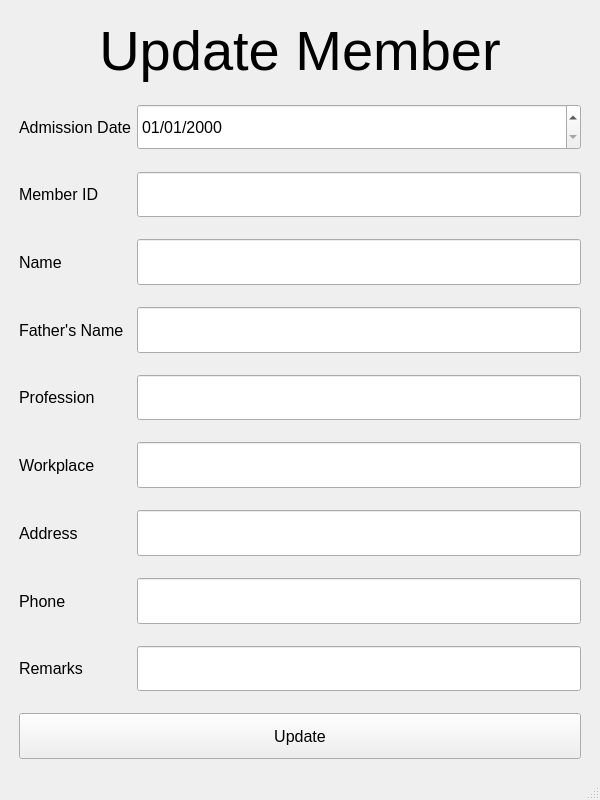
<?xml version="1.0" encoding="UTF-8"?>
<ui version="4.0">
 <class>MainWindow_update_member</class>
 <widget class="QMainWindow" name="MainWindow_update_member">
  <property name="geometry">
   <rect>
    <x>0</x>
    <y>0</y>
    <width>600</width>
    <height>800</height>
   </rect>
  </property>
  <property name="windowTitle">
   <string>Update Member</string>
  </property>
  <widget class="QWidget" name="centralwidget">
   <layout class="QGridLayout" name="gridLayout">
    <item row="1" column="2">
     <spacer name="horizontalSpacer">
      <property name="orientation">
       <enum>Qt::Horizontal</enum>
      </property>
      <property name="sizeType">
       <enum>QSizePolicy::Fixed</enum>
      </property>
      <property name="sizeHint" stdset="0">
       <size>
        <width>10</width>
        <height>20</height>
       </size>
      </property>
     </spacer>
    </item>
    <item row="1" column="0">
     <spacer name="horizontalSpacer_2">
      <property name="orientation">
       <enum>Qt::Horizontal</enum>
      </property>
      <property name="sizeType">
       <enum>QSizePolicy::Fixed</enum>
      </property>
      <property name="sizeHint" stdset="0">
       <size>
        <width>10</width>
        <height>20</height>
       </size>
      </property>
     </spacer>
    </item>
    <item row="1" column="1">
     <layout class="QFormLayout" name="formLayout">
      <item row="0" column="0" colspan="2">
       <widget class="QLabel" name="label_8">
        <property name="sizePolicy">
         <sizepolicy hsizetype="Expanding" vsizetype="Expanding">
          <horstretch>0</horstretch>
          <verstretch>0</verstretch>
         </sizepolicy>
        </property>
        <property name="font">
         <font>
          <pointsize>42</pointsize>
         </font>
        </property>
        <property name="text">
         <string>Update Member</string>
        </property>
        <property name="alignment">
         <set>Qt::AlignCenter</set>
        </property>
       </widget>
      </item>
      <item row="2" column="0">
       <widget class="QLabel" name="label">
        <property name="sizePolicy">
         <sizepolicy hsizetype="Expanding" vsizetype="Expanding">
          <horstretch>0</horstretch>
          <verstretch>0</verstretch>
         </sizepolicy>
        </property>
        <property name="font">
         <font>
          <pointsize>12</pointsize>
         </font>
        </property>
        <property name="text">
         <string>Admission Date</string>
        </property>
       </widget>
      </item>
      <item row="2" column="1">
       <widget class="QDateEdit" name="dateEdit">
        <property name="sizePolicy">
         <sizepolicy hsizetype="Expanding" vsizetype="Expanding">
          <horstretch>0</horstretch>
          <verstretch>0</verstretch>
         </sizepolicy>
        </property>
        <property name="font">
         <font>
          <pointsize>12</pointsize>
         </font>
        </property>
        <property name="displayFormat">
         <string>dd/MM/yyyy</string>
        </property>
       </widget>
      </item>
      <item row="4" column="0">
       <widget class="QLabel" name="label_9">
        <property name="sizePolicy">
         <sizepolicy hsizetype="Expanding" vsizetype="Expanding">
          <horstretch>0</horstretch>
          <verstretch>0</verstretch>
         </sizepolicy>
        </property>
        <property name="font">
         <font>
          <pointsize>12</pointsize>
         </font>
        </property>
        <property name="text">
         <string>Member ID</string>
        </property>
       </widget>
      </item>
      <item row="4" column="1">
       <widget class="QLineEdit" name="lineEdit_member_id">
        <property name="sizePolicy">
         <sizepolicy hsizetype="Expanding" vsizetype="Expanding">
          <horstretch>0</horstretch>
          <verstretch>0</verstretch>
         </sizepolicy>
        </property>
        <property name="font">
         <font>
          <pointsize>12</pointsize>
         </font>
        </property>
        <property name="readOnly">
         <bool>true</bool>
        </property>
       </widget>
      </item>
      <item row="6" column="0">
       <widget class="QLabel" name="label_2">
        <property name="sizePolicy">
         <sizepolicy hsizetype="Expanding" vsizetype="Expanding">
          <horstretch>0</horstretch>
          <verstretch>0</verstretch>
         </sizepolicy>
        </property>
        <property name="font">
         <font>
          <pointsize>12</pointsize>
         </font>
        </property>
        <property name="text">
         <string>Name</string>
        </property>
       </widget>
      </item>
      <item row="6" column="1">
       <widget class="QLineEdit" name="lineEdit_name">
        <property name="sizePolicy">
         <sizepolicy hsizetype="Expanding" vsizetype="Expanding">
          <horstretch>0</horstretch>
          <verstretch>0</verstretch>
         </sizepolicy>
        </property>
        <property name="font">
         <font>
          <pointsize>12</pointsize>
         </font>
        </property>
       </widget>
      </item>
      <item row="8" column="0">
       <widget class="QLabel" name="label_3">
        <property name="sizePolicy">
         <sizepolicy hsizetype="Expanding" vsizetype="Expanding">
          <horstretch>0</horstretch>
          <verstretch>0</verstretch>
         </sizepolicy>
        </property>
        <property name="font">
         <font>
          <pointsize>12</pointsize>
         </font>
        </property>
        <property name="text">
         <string>Father's Name</string>
        </property>
       </widget>
      </item>
      <item row="8" column="1">
       <widget class="QLineEdit" name="lineEdit_father_name">
        <property name="sizePolicy">
         <sizepolicy hsizetype="Expanding" vsizetype="Expanding">
          <horstretch>0</horstretch>
          <verstretch>0</verstretch>
         </sizepolicy>
        </property>
        <property name="font">
         <font>
          <pointsize>12</pointsize>
         </font>
        </property>
       </widget>
      </item>
      <item row="10" column="0">
       <widget class="QLabel" name="label_4">
        <property name="sizePolicy">
         <sizepolicy hsizetype="Expanding" vsizetype="Expanding">
          <horstretch>0</horstretch>
          <verstretch>0</verstretch>
         </sizepolicy>
        </property>
        <property name="font">
         <font>
          <pointsize>12</pointsize>
         </font>
        </property>
        <property name="text">
         <string>Profession</string>
        </property>
       </widget>
      </item>
      <item row="10" column="1">
       <widget class="QLineEdit" name="lineEdit_profession">
        <property name="sizePolicy">
         <sizepolicy hsizetype="Expanding" vsizetype="Expanding">
          <horstretch>0</horstretch>
          <verstretch>0</verstretch>
         </sizepolicy>
        </property>
        <property name="font">
         <font>
          <pointsize>12</pointsize>
         </font>
        </property>
       </widget>
      </item>
      <item row="12" column="0">
       <widget class="QLabel" name="label_5">
        <property name="sizePolicy">
         <sizepolicy hsizetype="Expanding" vsizetype="Expanding">
          <horstretch>0</horstretch>
          <verstretch>0</verstretch>
         </sizepolicy>
        </property>
        <property name="font">
         <font>
          <pointsize>12</pointsize>
         </font>
        </property>
        <property name="text">
         <string>Workplace</string>
        </property>
       </widget>
      </item>
      <item row="12" column="1">
       <widget class="QLineEdit" name="lineEdit_workplace">
        <property name="sizePolicy">
         <sizepolicy hsizetype="Expanding" vsizetype="Expanding">
          <horstretch>0</horstretch>
          <verstretch>0</verstretch>
         </sizepolicy>
        </property>
        <property name="font">
         <font>
          <pointsize>12</pointsize>
         </font>
        </property>
       </widget>
      </item>
      <item row="14" column="0">
       <widget class="QLabel" name="label_6">
        <property name="sizePolicy">
         <sizepolicy hsizetype="Expanding" vsizetype="Expanding">
          <horstretch>0</horstretch>
          <verstretch>0</verstretch>
         </sizepolicy>
        </property>
        <property name="font">
         <font>
          <pointsize>12</pointsize>
         </font>
        </property>
        <property name="text">
         <string>Address</string>
        </property>
       </widget>
      </item>
      <item row="14" column="1">
       <widget class="QLineEdit" name="lineEdit_address">
        <property name="sizePolicy">
         <sizepolicy hsizetype="Expanding" vsizetype="Expanding">
          <horstretch>0</horstretch>
          <verstretch>0</verstretch>
         </sizepolicy>
        </property>
        <property name="font">
         <font>
          <pointsize>12</pointsize>
         </font>
        </property>
       </widget>
      </item>
      <item row="16" column="0">
       <widget class="QLabel" name="label_7">
        <property name="sizePolicy">
         <sizepolicy hsizetype="Expanding" vsizetype="Expanding">
          <horstretch>0</horstretch>
          <verstretch>0</verstretch>
         </sizepolicy>
        </property>
        <property name="font">
         <font>
          <pointsize>12</pointsize>
         </font>
        </property>
        <property name="text">
         <string>Phone</string>
        </property>
       </widget>
      </item>
      <item row="16" column="1">
       <widget class="QLineEdit" name="lineEdit_phone">
        <property name="sizePolicy">
         <sizepolicy hsizetype="Expanding" vsizetype="Expanding">
          <horstretch>0</horstretch>
          <verstretch>0</verstretch>
         </sizepolicy>
        </property>
        <property name="font">
         <font>
          <pointsize>12</pointsize>
         </font>
        </property>
       </widget>
      </item>
      <item row="20" column="0" colspan="2">
       <widget class="QPushButton" name="pushButton_update">
        <property name="sizePolicy">
         <sizepolicy hsizetype="Expanding" vsizetype="Expanding">
          <horstretch>0</horstretch>
          <verstretch>0</verstretch>
         </sizepolicy>
        </property>
        <property name="font">
         <font>
          <pointsize>12</pointsize>
         </font>
        </property>
        <property name="text">
         <string>Update</string>
        </property>
       </widget>
      </item>
      <item row="3" column="1">
       <spacer name="verticalSpacer_3">
        <property name="orientation">
         <enum>Qt::Vertical</enum>
        </property>
        <property name="sizeType">
         <enum>QSizePolicy::Fixed</enum>
        </property>
        <property name="sizeHint" stdset="0">
         <size>
          <width>10</width>
          <height>10</height>
         </size>
        </property>
       </spacer>
      </item>
      <item row="5" column="1">
       <spacer name="verticalSpacer_4">
        <property name="orientation">
         <enum>Qt::Vertical</enum>
        </property>
        <property name="sizeType">
         <enum>QSizePolicy::Fixed</enum>
        </property>
        <property name="sizeHint" stdset="0">
         <size>
          <width>10</width>
          <height>10</height>
         </size>
        </property>
       </spacer>
      </item>
      <item row="7" column="1">
       <spacer name="verticalSpacer_5">
        <property name="orientation">
         <enum>Qt::Vertical</enum>
        </property>
        <property name="sizeType">
         <enum>QSizePolicy::Fixed</enum>
        </property>
        <property name="sizeHint" stdset="0">
         <size>
          <width>10</width>
          <height>10</height>
         </size>
        </property>
       </spacer>
      </item>
      <item row="9" column="1">
       <spacer name="verticalSpacer_6">
        <property name="orientation">
         <enum>Qt::Vertical</enum>
        </property>
        <property name="sizeType">
         <enum>QSizePolicy::Fixed</enum>
        </property>
        <property name="sizeHint" stdset="0">
         <size>
          <width>10</width>
          <height>10</height>
         </size>
        </property>
       </spacer>
      </item>
      <item row="11" column="1">
       <spacer name="verticalSpacer_7">
        <property name="orientation">
         <enum>Qt::Vertical</enum>
        </property>
        <property name="sizeType">
         <enum>QSizePolicy::Fixed</enum>
        </property>
        <property name="sizeHint" stdset="0">
         <size>
          <width>10</width>
          <height>10</height>
         </size>
        </property>
       </spacer>
      </item>
      <item row="13" column="1">
       <spacer name="verticalSpacer_8">
        <property name="orientation">
         <enum>Qt::Vertical</enum>
        </property>
        <property name="sizeType">
         <enum>QSizePolicy::Fixed</enum>
        </property>
        <property name="sizeHint" stdset="0">
         <size>
          <width>10</width>
          <height>10</height>
         </size>
        </property>
       </spacer>
      </item>
      <item row="15" column="1">
       <spacer name="verticalSpacer_9">
        <property name="orientation">
         <enum>Qt::Vertical</enum>
        </property>
        <property name="sizeType">
         <enum>QSizePolicy::Fixed</enum>
        </property>
        <property name="sizeHint" stdset="0">
         <size>
          <width>10</width>
          <height>10</height>
         </size>
        </property>
       </spacer>
      </item>
      <item row="19" column="1">
       <spacer name="verticalSpacer_10">
        <property name="orientation">
         <enum>Qt::Vertical</enum>
        </property>
        <property name="sizeType">
         <enum>QSizePolicy::Fixed</enum>
        </property>
        <property name="sizeHint" stdset="0">
         <size>
          <width>10</width>
          <height>10</height>
         </size>
        </property>
       </spacer>
      </item>
      <item row="1" column="1">
       <spacer name="verticalSpacer_11">
        <property name="orientation">
         <enum>Qt::Vertical</enum>
        </property>
        <property name="sizeType">
         <enum>QSizePolicy::Fixed</enum>
        </property>
        <property name="sizeHint" stdset="0">
         <size>
          <width>10</width>
          <height>10</height>
         </size>
        </property>
       </spacer>
      </item>
      <item row="18" column="1">
       <widget class="QLineEdit" name="lineEdit_remarks">
        <property name="sizePolicy">
         <sizepolicy hsizetype="Expanding" vsizetype="Expanding">
          <horstretch>0</horstretch>
          <verstretch>0</verstretch>
         </sizepolicy>
        </property>
        <property name="font">
         <font>
          <pointsize>12</pointsize>
         </font>
        </property>
        <property name="text">
         <string/>
        </property>
       </widget>
      </item>
      <item row="18" column="0">
       <widget class="QLabel" name="label_10">
        <property name="sizePolicy">
         <sizepolicy hsizetype="Preferred" vsizetype="Expanding">
          <horstretch>0</horstretch>
          <verstretch>0</verstretch>
         </sizepolicy>
        </property>
        <property name="font">
         <font>
          <pointsize>12</pointsize>
         </font>
        </property>
        <property name="text">
         <string>Remarks</string>
        </property>
       </widget>
      </item>
      <item row="17" column="1">
       <spacer name="verticalSpacer_12">
        <property name="orientation">
         <enum>Qt::Vertical</enum>
        </property>
        <property name="sizeType">
         <enum>QSizePolicy::Fixed</enum>
        </property>
        <property name="sizeHint" stdset="0">
         <size>
          <width>10</width>
          <height>10</height>
         </size>
        </property>
       </spacer>
      </item>
     </layout>
    </item>
    <item row="2" column="1">
     <spacer name="verticalSpacer">
      <property name="orientation">
       <enum>Qt::Vertical</enum>
      </property>
      <property name="sizeType">
       <enum>QSizePolicy::Fixed</enum>
      </property>
      <property name="sizeHint" stdset="0">
       <size>
        <width>10</width>
        <height>10</height>
       </size>
      </property>
     </spacer>
    </item>
    <item row="0" column="1">
     <spacer name="verticalSpacer_2">
      <property name="orientation">
       <enum>Qt::Vertical</enum>
      </property>
      <property name="sizeType">
       <enum>QSizePolicy::Fixed</enum>
      </property>
      <property name="sizeHint" stdset="0">
       <size>
        <width>10</width>
        <height>10</height>
       </size>
      </property>
     </spacer>
    </item>
   </layout>
  </widget>
  <widget class="QStatusBar" name="statusbar"/>
 </widget>
 <tabstops>
  <tabstop>dateEdit</tabstop>
  <tabstop>lineEdit_member_id</tabstop>
  <tabstop>lineEdit_name</tabstop>
  <tabstop>lineEdit_father_name</tabstop>
  <tabstop>lineEdit_profession</tabstop>
  <tabstop>lineEdit_workplace</tabstop>
  <tabstop>lineEdit_address</tabstop>
  <tabstop>lineEdit_phone</tabstop>
  <tabstop>lineEdit_remarks</tabstop>
  <tabstop>pushButton_update</tabstop>
 </tabstops>
 <resources/>
 <connections/>
</ui>
